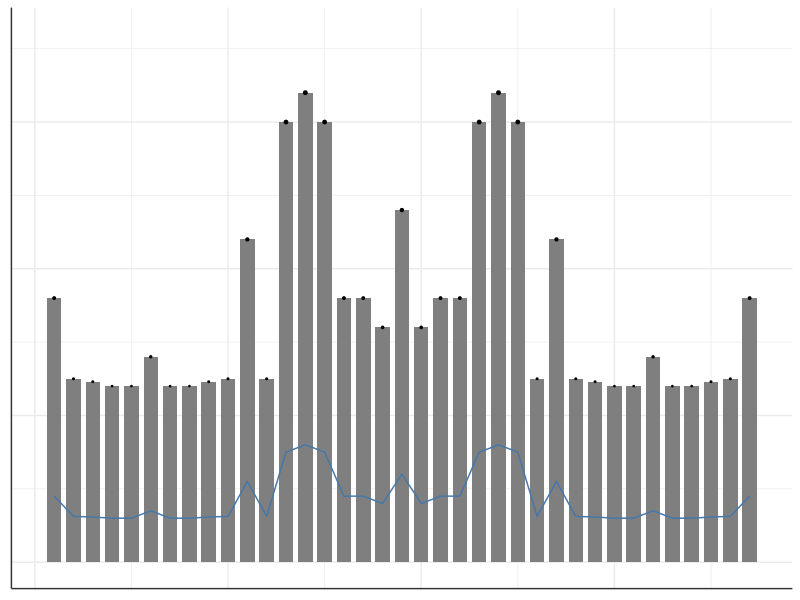
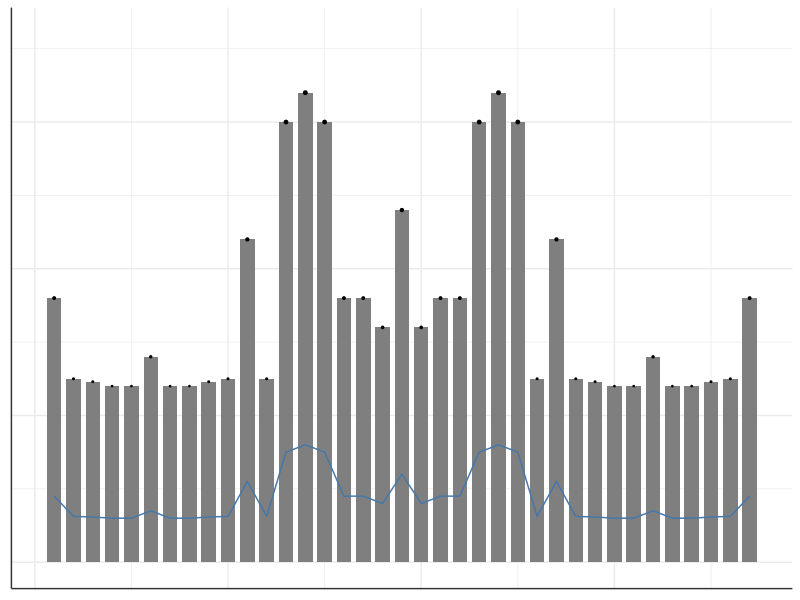

Generate these figures, in order, with R:
## ---- chunk 1
knitr::opts_chunk$set(echo = TRUE)
## ---- chunk 2
library(tidyverse)
## ---- chunk 3
pipe_heights <- c(13, 10.25, 10.15, 10, 10, 
                  11, 10, 10, 10.15, 10.25, 
                  15, 10.25,
                  19, 20, 19,
                  13, 13, 12) - 4
tibble(y_position = c(pipe_heights, 12, rev(pipe_heights))) %>%
    rowid_to_column("x_position") %>%
    ggplot(aes(x_position, y_position)) + 
    geom_col(width = 0.75, fill = "gray50") + 
    geom_point(aes(size = y_position)) + 
    geom_path(aes(y = y_position/4), color = "#4477aa", linewidth = 0.5) + 
    scale_y_continuous(limits = c(0, 18)) + 
    scale_size_continuous(range = c(0.25, 1)) + 
    theme_minimal() + 
    theme(axis.title = element_blank(),
          axis.text  = element_blank(),
          axis.ticks = element_blank(),
          axis.line = element_line(color = "gray20", linewidth = 0.5),
          legend.position = "none")
ggsave("logo.jpeg", height = 1, width = 1.5)
